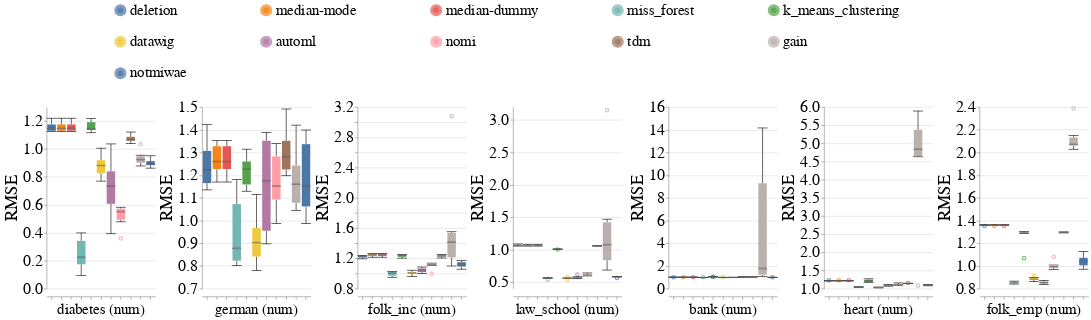

Source (notebook cell):
### Code cell
create_box_plots_for_diff_imputers_and_datasets_for_mixed_exp(train_injection_scenario='MNAR3',
                                                              test_injection_scenario='MNAR3',
                                                              metric_name='rmse',
                                                              dataset_to_column_name=DATASET_TO_COLUMN_NAME,
                                                              db_client=db_client,
                                                              without_dummy=False)

### Figure 1 — Vega-Lite specification as saved in the notebook (floating-point values rounded to 4 significant figures; data arrays with more than 128 entries replaced by an {"elided": "..."} marker saying what was removed)
{"config": {"view": {"continuousWidth": 400, "continuousHeight": 300, "stroke": null}, "axis": {"labelFontSize": 26, "labelFontWeight": "normal", "titleFontSize": 28, "titleFontWeight": "normal"}, "facet": {"spacing": 5}, "header": {"labelFontSize": 24, "labelOrient": "bottom", "labelPadding": 5, "titleFontSize": 28}, "legend": {"columns": 5, "direction": "horizontal", "labelFontSize": 24, "labelLimit": 400, "orient": "top", "symbolOffset": 110, "symbolStrokeWidth": 10, "titleAnchor": "middle", "titleFontSize": 26, "titleLimit": 300}, "title": {"fontSize": 28}}, "data": {"name": "data-622308d8d8028d070e6d1d37c51f2120"}, "mark": {"type": "boxplot", "median": {"stroke": "black", "strokeWidth": 0.7}, "ticks": true}, "encoding": {"color": {"field": "Null_Imputer_Name", "sort": ["deletion", "median-mode", "median-dummy", "miss_forest", "k_means_clustering", "datawig", "automl", "nomi", "tdm", "gain", "notmiwae"], "title": null, "type": "nominal"}, "column": {"field": "Extended_Dataset_Name", "sort": {"field": "Dataset_Sequence_Number", "order": "ascending"}, "title": null, "type": "nominal"}, "x": {"axis": {"labels": false}, "field": "Null_Imputer_Name", "sort": ["deletion", "median-mode", "median-dummy", "miss_forest", "k_means_clustering", "datawig", "automl", "nomi", "tdm", "gain", "notmiwae"], "title": null, "type": "nominal"}, "y": {"field": "Rmse", "scale": {"zero": false}, "title": "RMSE", "type": "quantitative"}}, "resolve": {"scale": {"y": "independent"}}, "width": 180, "$schema": "https://vega.github.io/schema/vega-lite/v4.17.0.json", "datasets": {"data-622308d8d8028d070e6d1d37c51f2120": {"elided": "462 records"}}}
